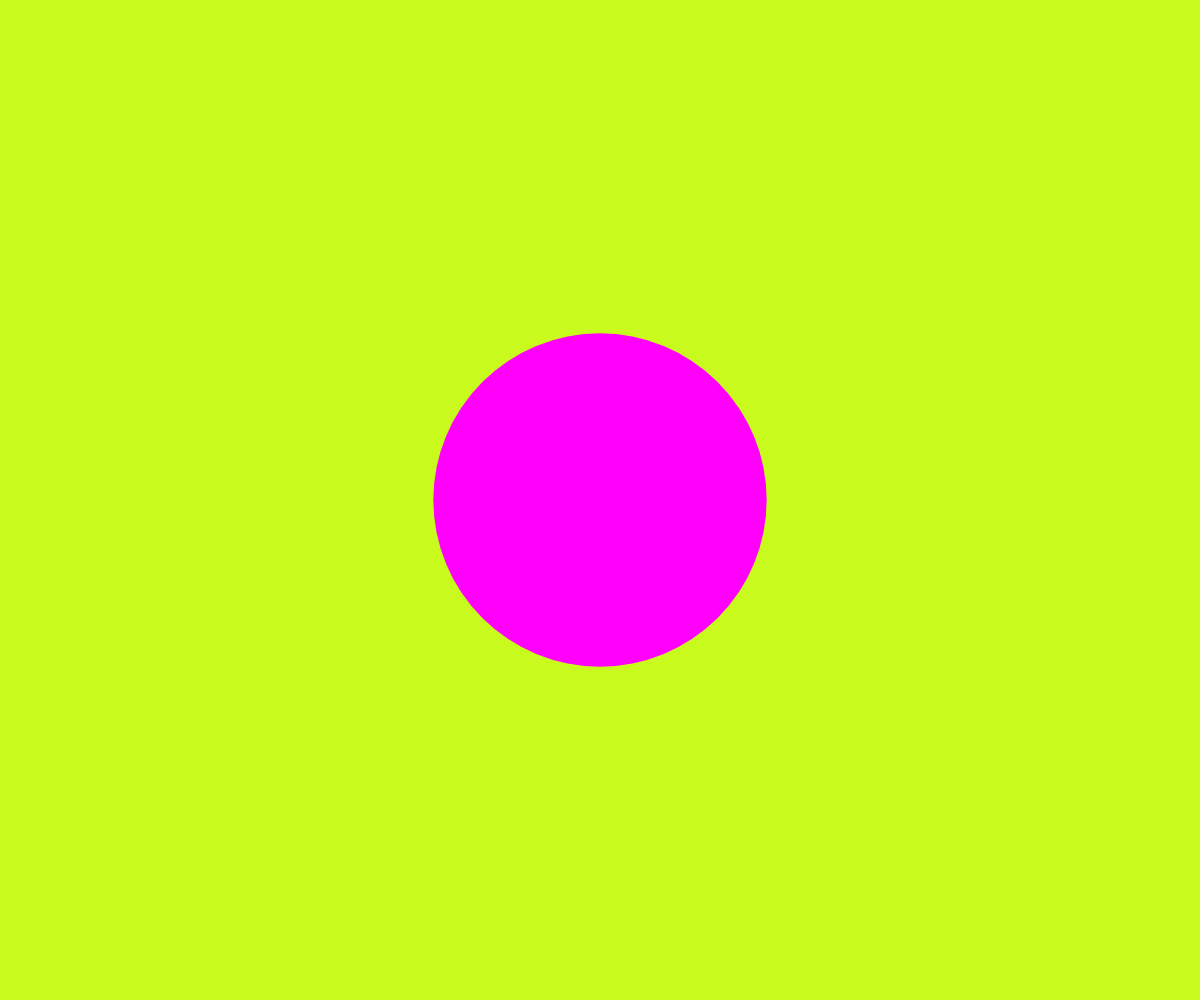
Frame 1 (no input)
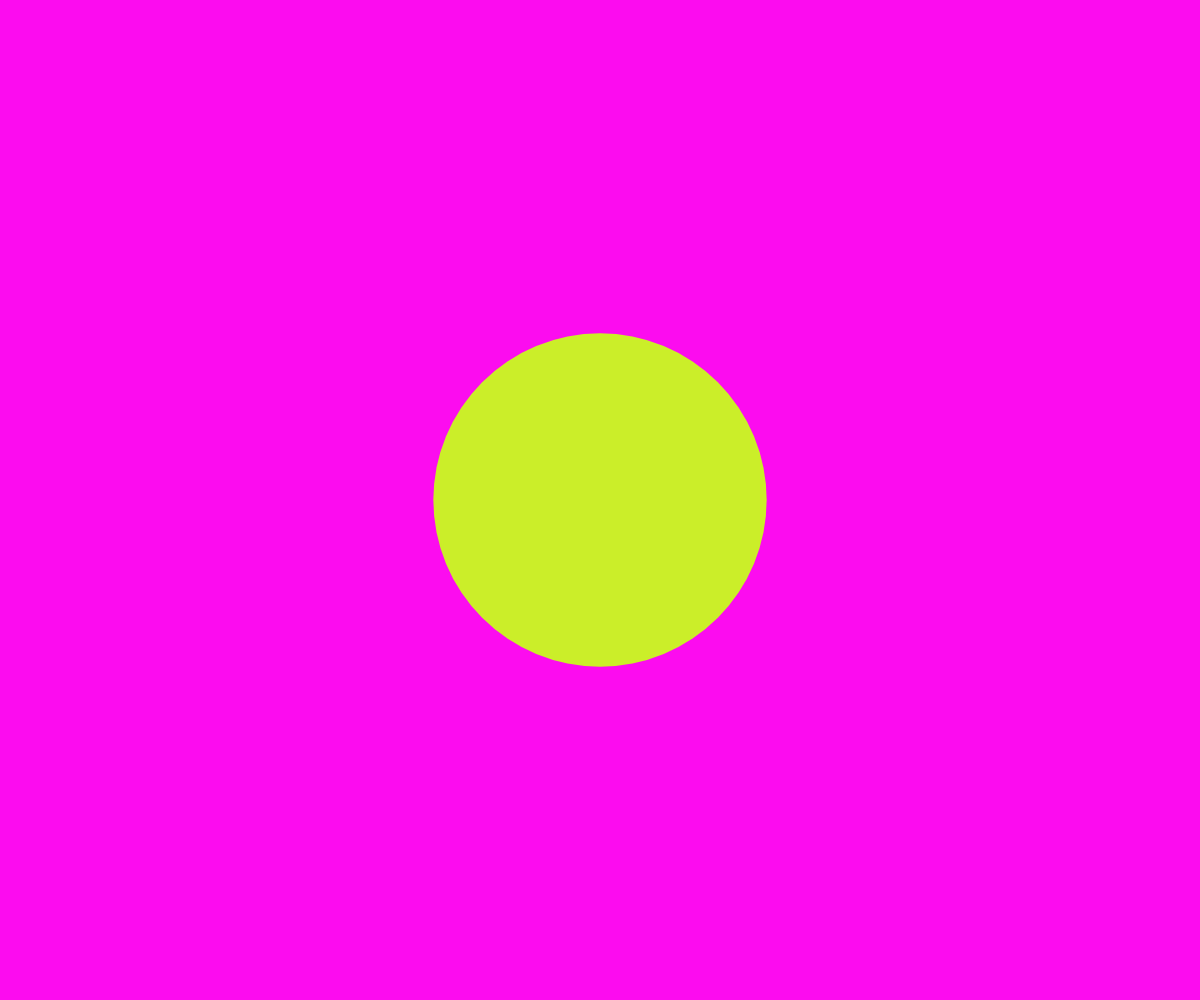
Frame 60 (no input)
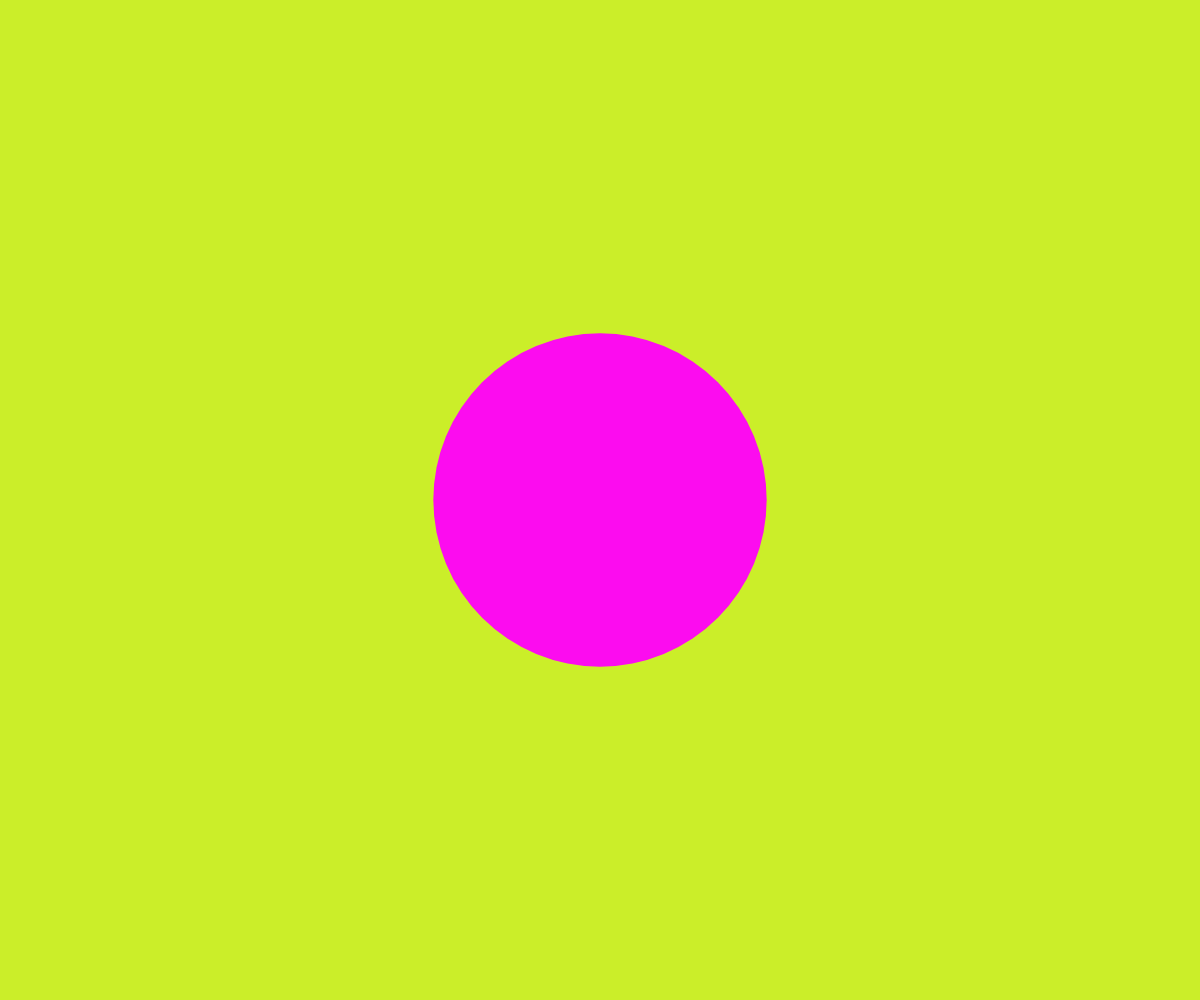
Frame 120 (the mouse pressed at the canvas centre since frame 60)

The p5.js sketch that drew these frames (run headless with seeded random() and noise() and a simulated clock; from frame 60 on, the mouse is pressed at the canvas centre):

// p5.js sketch
// ── sketch.js
/*
 * Creation & Computation - Digital Futures, OCAD University
 * Kate Hartman / Nick Puckett
 * 
 * Fade between 2 colors
 * adapted from the LED fading arduino example
 * 
 */


var fadeRate = 10;        //the time between updates in milliseconds
var fadeIncrement = 0.05;    // how much to change the brightness each cycle 


var color1;
var color2;
var xFadeVal = 0;

var lastTimeYouChanged = 0;  //this stores the time of the last change


function setup() {
               

  createCanvas(windowWidth, windowHeight);
  color1 = color(255,0,250);
  color2 = color(200,250,30);
}

function draw() 
{

background(lerpColor(color2,color1,xFadeVal));

fill(lerpColor(color1,color2,xFadeVal));
noStroke();
ellipse(width/2,height/2,height/3,height/3);

if(millis()-lastTimeYouChanged>=fadeRate) //this very simple statement is the timer,
{                                          //it subtracts the value of the moment in time the last blink happened, and sees if that number is larger than your set blinking value

xFadeVal += fadeIncrement;

  if (xFadeVal <= 0 || xFadeVal >= 1) {
    fadeIncrement = -fadeIncrement;
  }

lastTimeYouChanged = millis();            //save the value in time that this switch occured, so we can use it again.
   
}



}


function windowResized() 
{
  resizeCanvas(windowWidth, windowHeight);
}
